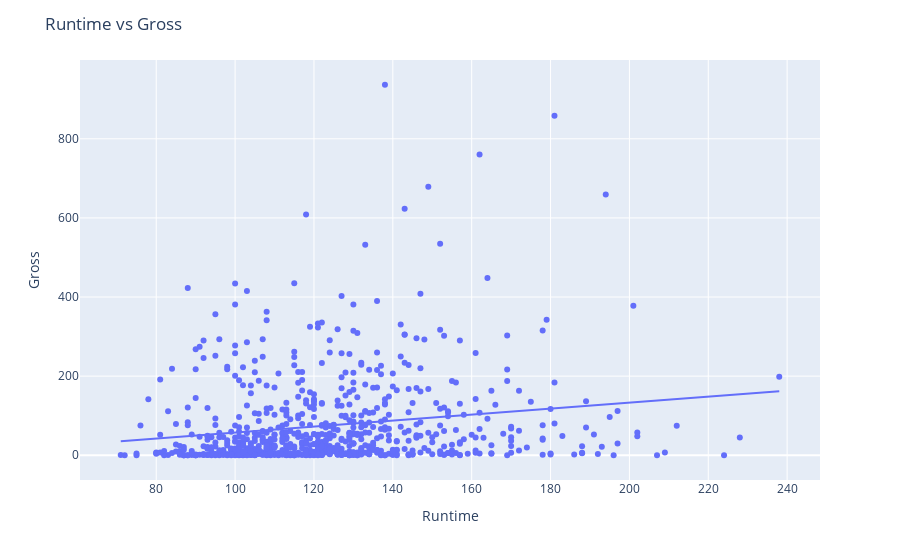

Notebook source saved alongside this figure:
### Code cell
#gráfico de dispersão com linha de tendência
fig = px.scatter(movie, x='Runtime', y='Gross', trendline='ols')
fig.update_layout(title='Runtime vs Gross')
fig.show()

### Figure 1 — Plotly figure (JSON) as saved in the notebook; plotly's stock layout.template omitted (floating-point values rounded to 4 significant figures; data arrays with more than 128 entries replaced by an {"elided": "..."} marker saying what was removed)
{"data": [{"hovertemplate": "Runtime=%{x}<br>Gross=%{y}<extra></extra>", "legendgroup": "", "marker": {"color": "#636efa", "symbol": "circle"}, "mode": "markers", "name": "", "orientation": "v", "showlegend": false, "type": "scatter", "x": {"elided": "749 int values"}, "xaxis": "x", "y": {"elided": "749 float values"}, "yaxis": "y"}, {"hovertemplate": "<b>OLS trendline</b><br>Gross = 0.755011 * Runtime + -18.0617<br>R<sup>2</sup>=0.030038<br><br>Runtime=%{x}<br>Gross=%{y} <b>(trend)</b><extra></extra>", "legendgroup": "", "marker": {"color": "#636efa", "symbol": "circle"}, "mode": "lines", "name": "", "showlegend": false, "type": "scatter", "x": {"elided": "749 int values"}, "xaxis": "x", "y": {"elided": "749 float values"}, "yaxis": "y"}], "layout": {"legend": {"tracegroupgap": 0}, "margin": {"t": 60}, "title": {"text": "Runtime vs Gross"}, "xaxis": {"anchor": "y", "domain": [0, 1], "title": {"text": "Runtime"}}, "yaxis": {"anchor": "x", "domain": [0, 1], "title": {"text": "Gross"}}}}
